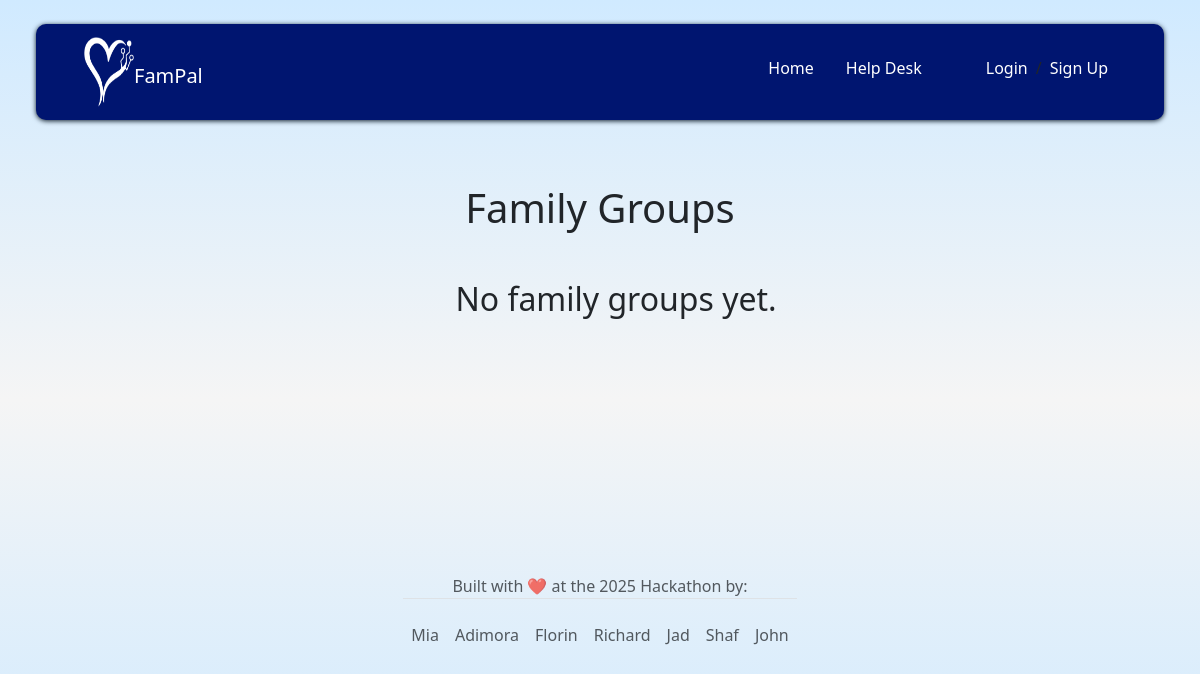
Before: /families/ with the older database file.
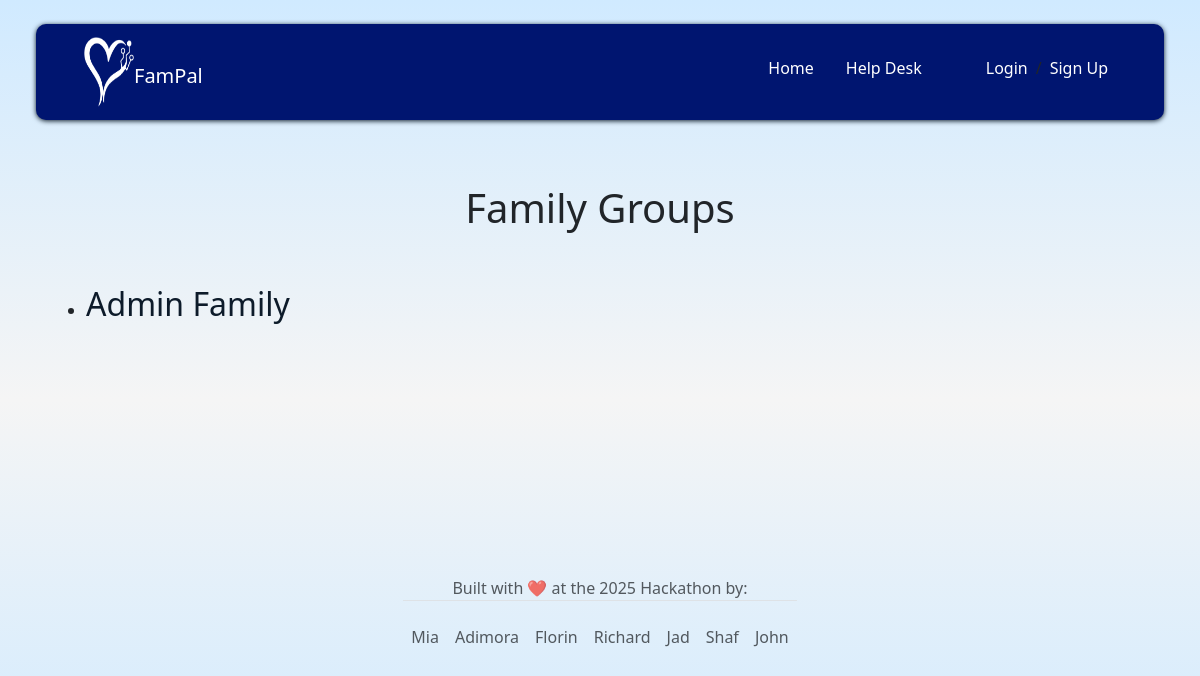
After: the same page with the newer database file.
### families/models.py (models this page shows, shortened)
class FamilyGroup(models.Model):
    name = models.CharField(max_length=100)
    created_by = models.ForeignKey(User, on_delete=models.CASCADE, related_name='created_family_groups')
    created_at = models.DateTimeField(default=timezone.now)

### families/views.py (the view)
# urls.py: path('', views.family_list, name='family_list'),
def family_list(request):
    families = FamilyGroup.objects.all()
    return render(request, 'families/family_list.html', {'families': families})

### templates/families/family_list.html
{% extends "base.html" %}
{% block content %}
  <div class="container-fluid">
    <h1 class="d-flex justify-content-center mt-5">Family Groups</h1>
  <ul class="mt-5">
    {% for family in families %}
      <li class="familyGroup"><a href="{% url 'families:family_detail' family.pk %}">{{ family.name }}</a></li>
    {% empty %}
      <li class="familyGroup d-flex justify-content-center align-self-center"><h2>No family groups yet.</h2></li>
    {% endfor %}
  </ul>
  </div>
{% endblock %}

Changed rows visible on the page:
added FamilyGroup: name "Admin Family"
Other visible differences:
text no longer shown: "No family groups yet."
